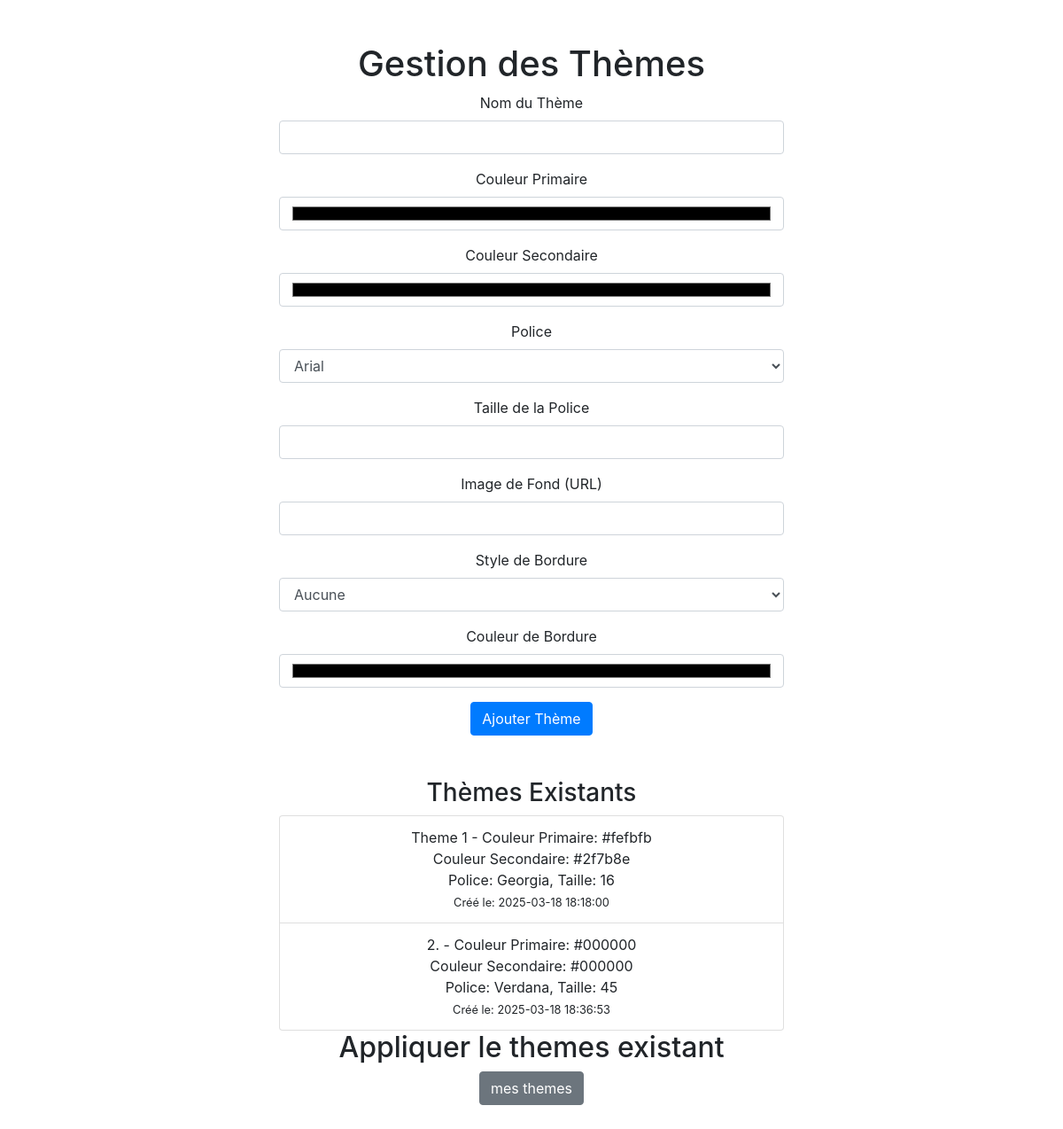
The page /Themes.PHP on the database its author committed.
### tables this page shows
CREATE TABLE `themes` (
  `id` int(11) NOT NULL,
  `nom` varchar(255) NOT NULL,
  `couleur_primaire` varchar(7) NOT NULL,
  `couleur_secondaire` varchar(7) NOT NULL,
  `police` varchar(100) NOT NULL,
  `taille_police` int(11) NOT NULL,
  `fond_image` varchar(255) DEFAULT NULL,
  `bordure_style` varchar(50) DEFAULT NULL,
  `bordure_couleur` varchar(7) DEFAULT NULL,
  `created_at` timestamp NOT NULL DEFAULT current_timestamp(),
  `updated_at` timestamp NOT NULL DEFAULT current_timestamp() ON UPDATE current_timestamp()
);

### Themes.PHP (the view, shortened to what this page needs)
<?php
$servername = "localhost";
$username = "root";
$password = "";
$dbname = "Services";
$conn = new mysqli($servername, $username, $password, $dbname);
$result = $conn->query("SELECT * FROM themes");
$themes = $result->fetch_all(MYSQLI_ASSOC);
?>
<!DOCTYPE html>
<html lang="fr">
<head>
    <link href="https://stackpath.bootstrapcdn.com/bootstrap/4.5.2/css/bootstrap.min.css" rel="stylesheet">
</head>
<body>
<div class="container mt-5 col-6 text-center">
    <h1>Gestion des Thèmes</h1>
    <form method="POST" action="">
        <div class="form-group">
            <label for="nom">Nom du Thème</label>
            <input type="text" name="nom" class="form-control" required>
        </div>
        <div class="form-group">
            <label for="couleur_primaire">Couleur Primaire</label>
            <input type="color" name="couleur_primaire" class="form-control" required>
        </div>
        <div class="form-group">
            <label for="couleur_secondaire">Couleur Secondaire</label>
            <input type="color" name="couleur_secondaire" class="form-control" required>
        </div>
        <div class="form-group">
    <label for="police">Police</label>
    <select name="police" class="form-control" required>
        <option value="Arial">Arial</option>
     </select>
     </div>
        <div class="form-group">
            <label for="taille_police">Taille de la Police</label>
            <input type="number" name="taille_police" class="form-control" required>
        </div>
        <div class="form-group">
            <label for="fond_image">Image de Fond (URL)</label>
            <input type="text" name="fond_image" class="form-control">
        </div>
        <div class="form-group">
            <label for="bordure_style">Style de Bordure</label>
            <select name="bordure_style" class="form-control">
                <option value="none">Aucune</option>
            </select>
        </div>
        <div class="form-group">
            <label for="bordure_couleur">Couleur de Bordure</label>
            <input type="color" name="bordure_couleur" class="form-control">
        </div>
        <button type="submit" class="btn btn-primary">Ajouter Thème</button>
    </form>
    <h3 class="mt-5">Thèmes Existants</h3>
    <ul class="list-group">
        <?php foreach ($themes as $theme): ?>
            <li class="list-group-item">
                <?php echo htmlspecialchars($theme['nom']); ?> - Couleur Primaire: <?php echo htmlspecialchars($theme['couleur_primaire']); ?>
                <br>Couleur Secondaire: <?php echo htmlspecialchars($theme['couleur_secondaire']); ?>
                <br>Police: <?php echo htmlspecialchars($theme['police']); ?>, Taille: <?php echo htmlspecialchars($theme['taille_police']); ?>
                <br><small>Créé le: <?php echo htmlspecialchars($theme['created_at']); ?></small>
            </li>
        <?php endforeach; ?>
    </ul>
</div>
<div class="text-center mb-3">
<h2>Appliquer le themes existant</h2>
<a class="btn btn-secondary" href="apptheme.php">mes themes</a>
</div>
<br><br>
</body>
</html>

### rows shown on the page
themes: nom "Theme 1", couleur_primaire "#fefbfb", couleur_secondaire "#2f7b8e", police "Georgia", taille_police "16", created_at "2025-03-18 18:18:00"
themes: nom "2.", couleur_primaire "#000000", couleur_secondaire "#000000", police "Verdana", taille_police "45", created_at "2025-03-18 18:36:53"
